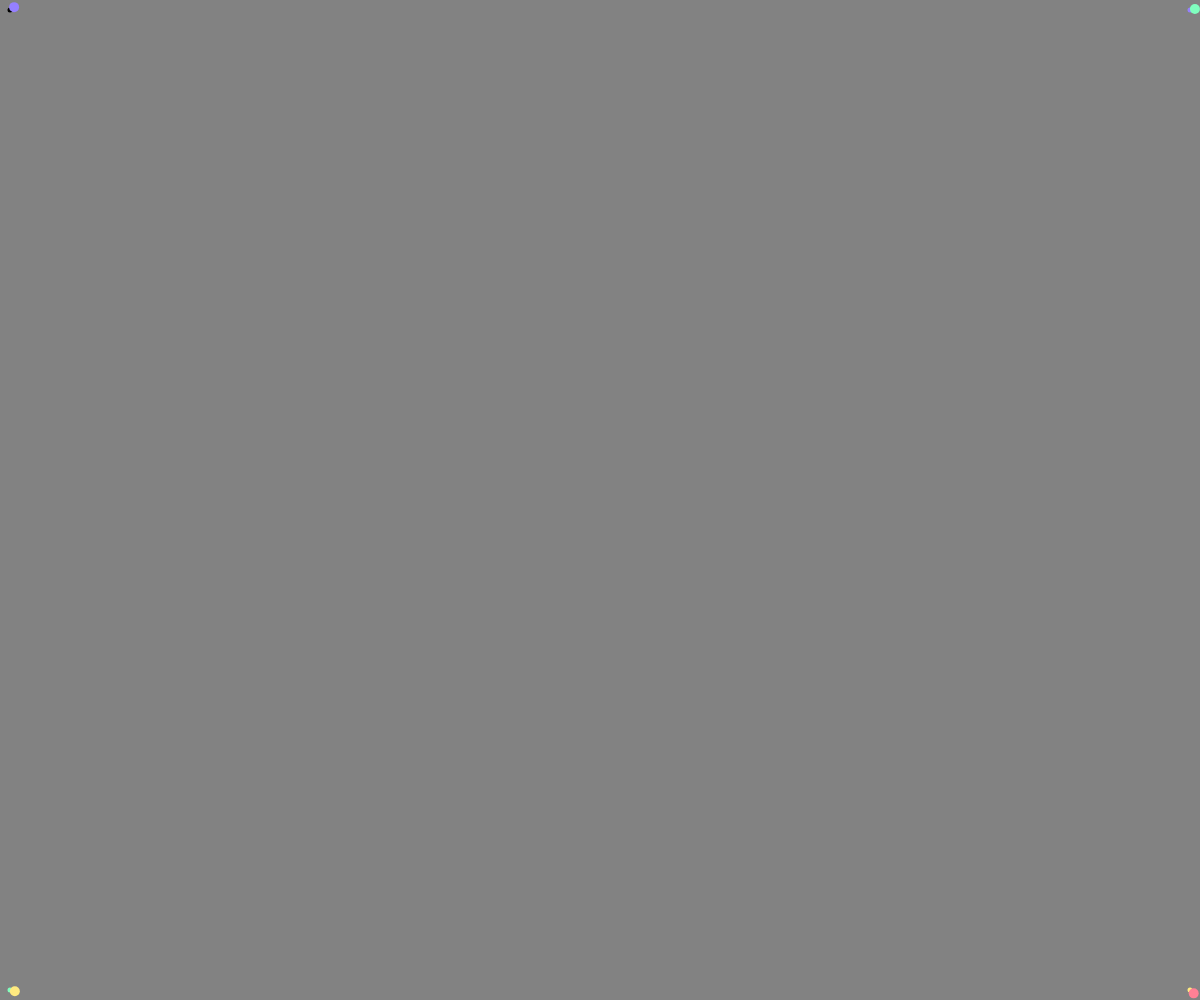
Frame 1 (no input)
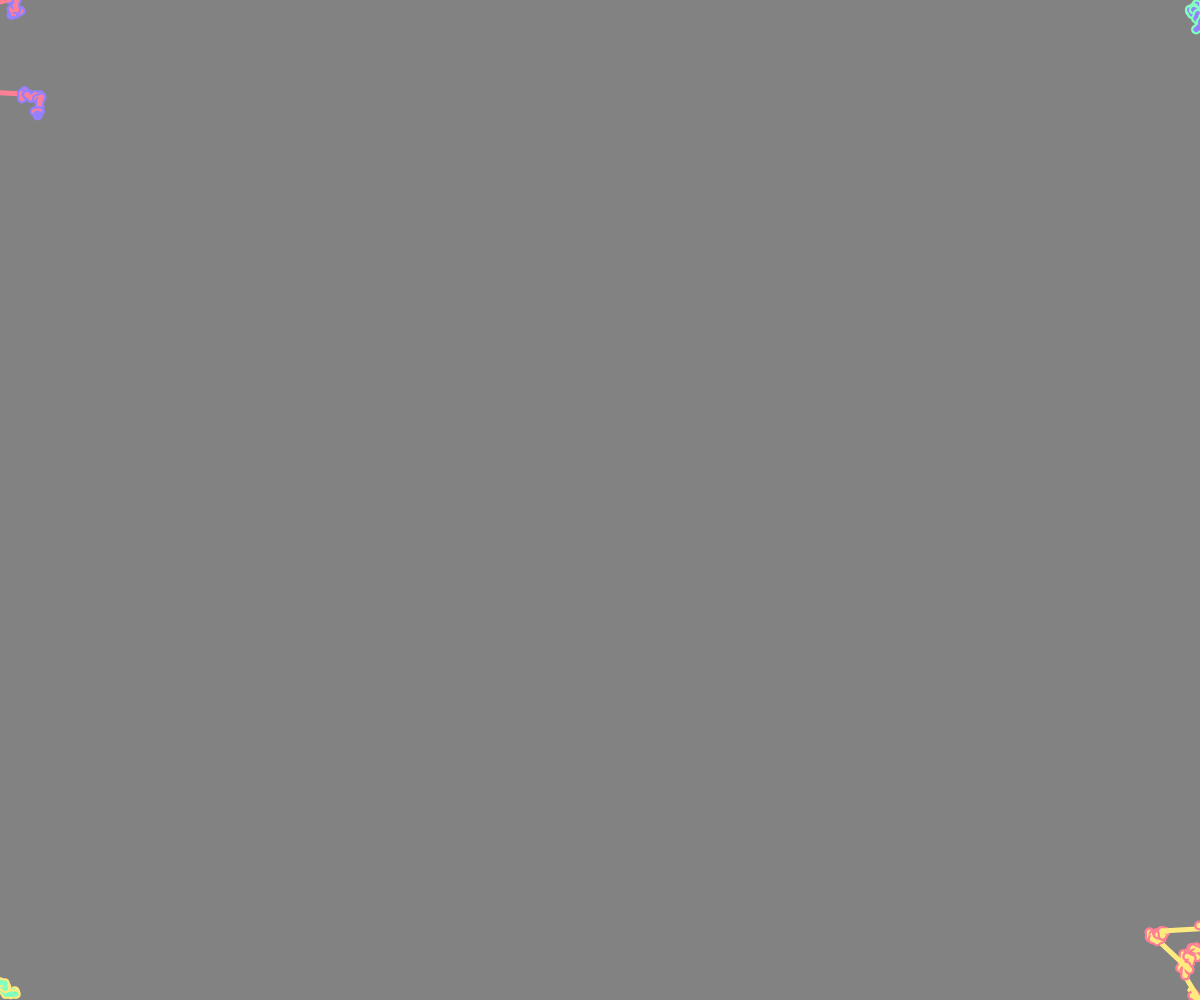
Frame 60 (no input)
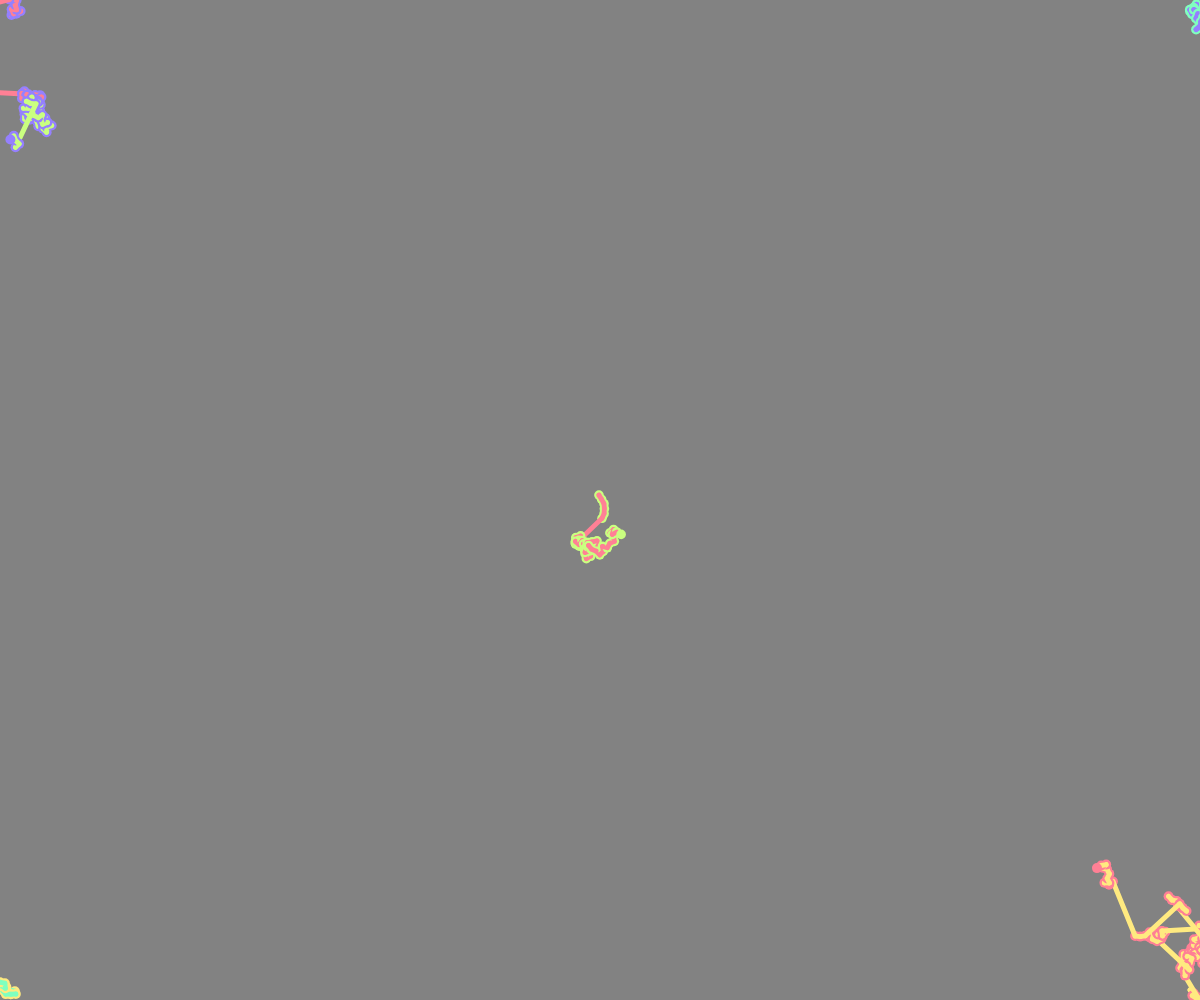
Frame 120 (the mouse pressed at the canvas centre since frame 60)

The p5.js sketch that drew these frames (run headless with seeded random() and noise() and a simulated clock; from frame 60 on, the mouse is pressed at the canvas centre):

// p5.js sketch
// ── sketch.js
let walker = [];

function setup() {
  createCanvas(windowWidth, windowHeight);
  ellipseMode(CENTER);
  colorMode(HSB);
  background(51);
  walker.push(new Walk(createVector(10, 10), 10, createVector(250, 100)));
  walker.push(
    new Walk(createVector(width - 10, 10), 10, createVector(150, 100))
  );
  walker.push(
    new Walk(createVector(10, height - 10), 10, createVector(50, 100))
  );
  walker.push(
    new Walk(
      createVector(width - 10, height - 10),
      10,
      createVector(350, 100)
    )
  );
}

function draw() {
  for (let i = 0; i < walker.length; i++) {
    let walk = walker[i];
    walk.move();
  }
}

function mousePressed() {
  walker.push(
    new Walk(
      createVector(mouseX, mouseY),
      random(5,10),
      createVector(random(360), 100)
    )
  );
}

// ── walker.js
class Walk {
    constructor(pos, size, color) {
      this.pos = pos;
      this.size = size;
      this.colorh = color.x;
      this.colorb = color.y;
      this. prev = pos.copy();
    }
  
    move() {
      strokeWeight(this.size/2) 
        // stroke(this.colorh, this.colorb / 2, this.colorb) 
        line(this.pos.x, this.pos.y,this.prev.x, this.prev.y)
        this.prev.set(this.pos);
            
        let step = p5.Vector.random2D();
        // add levy flight
        let r = random(100);
        if(r<5){
            step.mult(random(25,75))
        }else{
            step.setMag(5)
        }
        
       this.pos.add(step);
        
        strokeWeight(this.size)
        stroke(this.colorh, this.colorb / 2, this.colorb)
        point(this.pos.x, this.pos.y)
    }
  }
  
